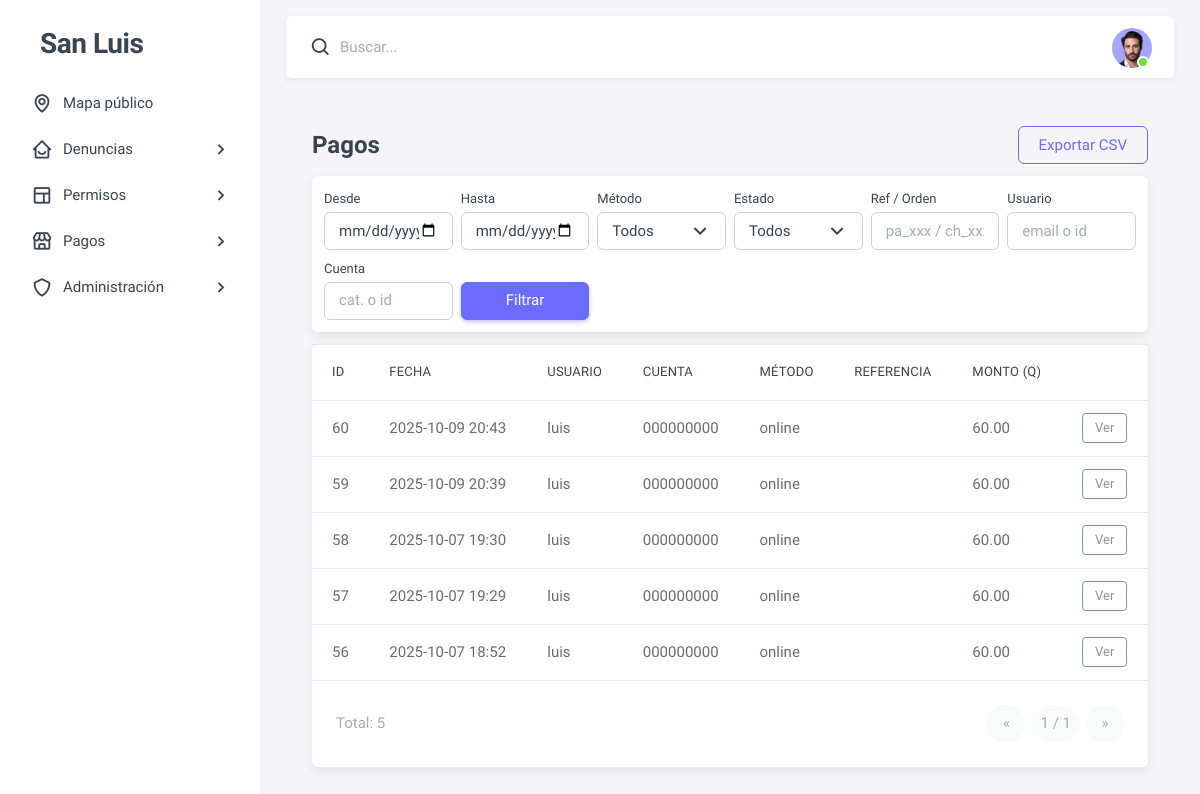
The app's page /admin-panel/pagos/ (signed in), older data.
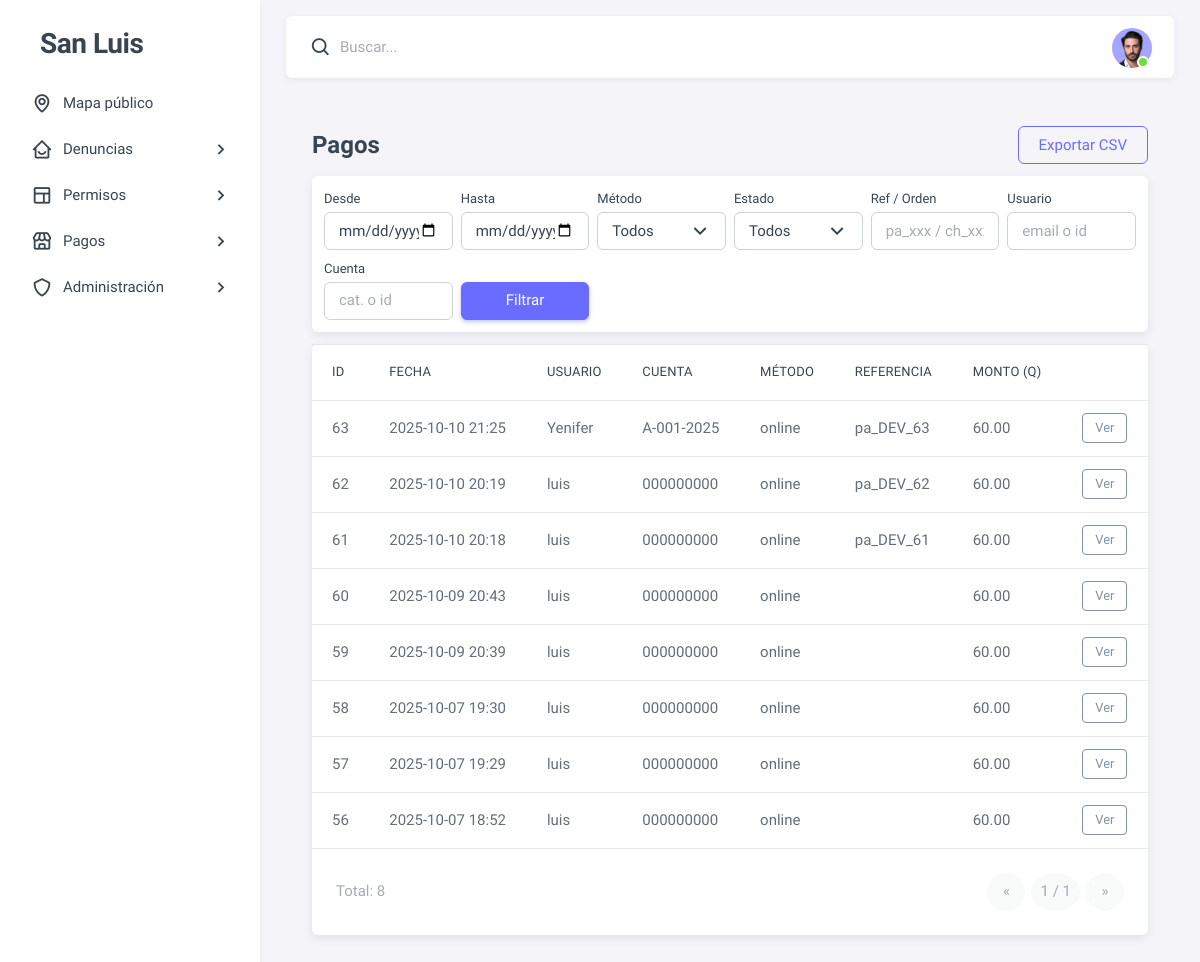
The same page, newer data.
### dashboard/models.py (models this page shows, shortened)
class Pago(models.Model):
    METODOS = [('caja','Caja'),('transferencia','Transferencia'),('tarjeta','Tarjeta'),('online','Online')]
    cuenta = models.ForeignKey(CuentaServicio, on_delete=models.PROTECT, related_name='pagos')
    fecha = models.DateTimeField(auto_now_add=True)
    metodo = models.CharField(max_length=20, choices=METODOS)
    referencia = models.CharField(max_length=100, blank=True, default='')
    monto = models.DecimalField(max_digits=10, decimal_places=2)
    usuario_registra = models.ForeignKey(settings.AUTH_USER_MODEL, null=True, blank=True, on_delete=models.SET_NULL)
    observaciones = models.TextField(blank=True, default='')

class CuentaServicio(models.Model):
    usuario = models.ForeignKey(settings.AUTH_USER_MODEL, null=True, blank=True, on_delete=models.SET_NULL)
    titular = models.CharField(max_length=120)
    nit = models.CharField(max_length=20, blank=True, default='')
    codigo_catastral = models.CharField(max_length=50, blank=True, default='')
    ubicacion = models.ForeignKey('Ubicacion', null=True, blank=True, on_delete=models.SET_NULL)
    activa = models.BooleanField(default=True)
    class Meta:
        indexes = [
            models.Index(fields=['usuario']),
            models.Index(fields=['activa']),
        ]

class Usuario(AbstractBaseUser, PermissionsMixin):
    TIPO_USUARIO_CHOICES = [
        ('ciudadano', 'Ciudadano'),
        ('administrador', 'Administrador'),
    ]
    nombre = models.CharField(max_length=100)
    apellido = models.CharField(max_length=100)
    correo = models.EmailField(unique=True, max_length=150)
    telefono = models.CharField(max_length=20, blank=True, null=True)
    es_activo = models.BooleanField(default=False)
    token_activacion = models.UUIDField(default=uuid.uuid4, editable=False)
    token_creado_en = models.DateTimeField(default=timezone.now)  # Fecha para validar 24h
    tipo_usuario = models.CharField(max_length=20, choices=TIPO_USUARIO_CHOICES, default='ciudadano')
    creado_en = models.DateTimeField(auto_now_add=True)
    is_staff = models.BooleanField(default=False)
    USERNAME_FIELD = 'correo'
    REQUIRED_FIELDS = ['nombre', 'apellido', 'telefono']
    objects = UsuarioManager()

### dashboard/views/payments.py (the view, shortened to what this page needs)
# urls.py: path("admin-panel/pagos/", pay_views.admin_pagos, name="admin_pagos"),
@staff_member_required
def admin_pagos(request):
    qs = (Pago.objects
          .select_related("cuenta", "cuenta__usuario")
          .order_by("-id"))
    f_ini = request.GET.get("f_ini")
    f_fin = request.GET.get("f_fin")
    metodo = request.GET.get("metodo")
    estado = request.GET.get("estado")  # estado de TransaccionOnline: success/failed/pending
    ref_q = request.GET.get("ref")      # referencia/orden
    usuario_q = request.GET.get("usuario")  # email o id
    cuenta_q = request.GET.get("cuenta")    # código catastral o id
    fecha_field = "fecha" if hasattr(Pago, "fecha") else "creado_en"
    if f_ini:
        d = parse_date(f_ini)
        if d: qs = qs.filter(**{f"{fecha_field}__date__gte": d})
    if f_fin:
        d = parse_date(f_fin)
        if d: qs = qs.filter(**{f"{fecha_field}__date__lte": d})
    if metodo:
        qs = qs.filter(metodo__iexact=metodo)
    if usuario_q:
        qs = qs.filter(
            Q(cuenta__usuario__email__icontains=usuario_q) |
            Q(cuenta__usuario__id__iexact=usuario_q)
        )
    if cuenta_q:
        qs = qs.filter(
            Q(cuenta__codigo_catastral__icontains=cuenta_q) |
            Q(cuenta__id__iexact=cuenta_q)
        )
    if estado in {"success", "failed", "pending"}:
        ids_estado = (TransaccionOnline.objects
                      .filter(estado=estado)
                      .values_list("pago_id", flat=True)
                      .distinct())
        qs = qs.filter(id__in=ids_estado)
    paginator = Paginator(qs, 25)
    page = request.GET.get("page")
    pagos = paginator.get_page(page)
    for p in pagos:
        setattr(p, "fecha_val", getattr(p, fecha_field, None))
    metodos = (Pago.objects.order_by().values_list("metodo", flat=True).distinct())
    ctx = {
        "pagos": pagos,
        "metodos": [m for m in metodos if m],
        "f_ini": f_ini or "",
        "f_fin": f_fin or "",
        "metodo_sel": metodo or "",
        "estado_sel": estado or "",
        "ref": ref_q or "",
        "usuario_q": usuario_q or "",
        "cuenta_q": cuenta_q or "",
        "fecha_field": fecha_field,
    }
    return render(request, "admin_panel/list.html", ctx)

### dashboard/templates/admin_panel/list.html (shortened to what this page needs)
{% extends "base.html" %}
{% load static %}
{% block content %}
<div class="container-xxl container-p-y">
  <div class="d-flex justify-content-between align-items-center mb-3">
    <h4 class="fw-bold mb-0">Pagos</h4>
    <a class="btn btn-outline-primary"
    href="{% url 'admin_pagos_export_csv' %}?{{ request.GET.urlencode }}">
    Exportar CSV
    </a>
  </div>
  <form class="card p-3 mb-3" method="get">
    <div class="row g-2">
      <div class="col-6 col-md-2">
        <label class="form-label">Desde</label>
        <input type="date" class="form-control" name="f_ini" value="{{ f_ini }}">
      </div>
      <div class="col-6 col-md-2">
        <label class="form-label">Hasta</label>
        <input type="date" class="form-control" name="f_fin" value="{{ f_fin }}">
      </div>
      <div class="col-6 col-md-2">
        <label class="form-label">Método</label>
        <select class="form-select" name="metodo">
          <option value="">Todos</option>
        </select>
      </div>
      <div class="col-6 col-md-2">
        <label class="form-label">Estado</label>
        <select class="form-select" name="estado">
          <option value="">Todos</option>
        </select>
      </div>
      <div class="col-6 col-md-2">
        <label class="form-label">Ref / Orden</label>
        <input type="text" class="form-control" name="ref" value="{{ ref }}" placeholder="pa_xxx / ch_xxx">
      </div>
      <div class="col-6 col-md-2">
        <label class="form-label">Usuario</label>
        <input type="text" class="form-control" name="usuario" value="{{ usuario_q }}" placeholder="email o id">
      </div>
      <div class="col-6 col-md-2">
        <label class="form-label">Cuenta</label>
        <input type="text" class="form-control" name="cuenta" value="{{ cuenta_q }}" placeholder="cat. o id">
      </div>
      <div class="col-12 col-md-2 d-flex align-items-end">
        <button class="btn btn-primary w-100" type="submit">Filtrar</button>
      </div>
    </div>
  </form>
  <div class="card">
    <div class="table-responsive">
      <table class="table table-hover mb-0">
        <thead>
          <tr>
            <th>ID</th>
            <th>{{ fecha_field|title }}</th>
            <th>Usuario</th>
            <th>Cuenta</th>
            <th>Método</th>
            <th>Referencia</th>
            <th>Monto (Q)</th>
            <th></th>
          </tr>
        </thead>
        <tbody>
          {% for p in pagos %}
          <tr>
            <td>{{ p.id }}</td>
            <td>{{ p.fecha_val|date:"Y-m-d H:i" }}</td>
            <td>{{ p.cuenta.usuario.nombre }}</td>
            <td>{{ p.cuenta.codigo_catastral|default:p.cuenta.id }}</td>
            <td>{{ p.metodo }}</td>
            <td>{{ p.referencia }}</td>
            <td>{{ p.monto }}</td>
            <td><a class="btn btn-sm btn-outline-secondary" href="{% url 'admin_pago_detalle' p.id %}">Ver</a></td>
          </tr>
          {% empty %}
          <tr><td colspan="8" class="text-center text-muted py-4">Sin resultados</td></tr>
          {% endfor %}
        </tbody>
      </table>
    </div>
    <div class="card-footer d-flex justify-content-between align-items-center">
      <div class="text-muted">Total: {{ pagos.paginator.count }}</div>
      <nav>
        <ul class="pagination mb-0">
          {% if pagos.has_previous %}
            <li class="page-item"><a class="page-link" href="?page={{ pagos.previous_page_number }}&{{ request.GET.urlencode }}">«</a></li>
          {% else %}
            <li class="page-item disabled"><span class="page-link">«</span></li>
          {% endif %}
          <li class="page-item disabled"><span class="page-link">{{ pagos.number }} / {{ pagos.paginator.num_pages }}</span></li>
          {% if pagos.has_next %}
            <li class="page-item"><a class="page-link" href="?page={{ pagos.next_page_number }}&{{ request.GET.urlencode }}">»</a></li>
          {% else %}
            <li class="page-item disabled"><span class="page-link">»</span></li>
          {% endif %}
        </ul>
      </nav>
    </div>
  </div>
</div>
{% endblock %}

Row changes from the older to the newer data that the page shows:
added Pago: id "63", fecha_val "2025-10-10 21:25", cuenta.usuario.nombre "Yenifer", cuenta.codigo_catastral "A-001-2025", metodo "online", referencia "pa_DEV_63", monto "60.00"
added Pago: id "62", fecha_val "2025-10-10 20:19", cuenta.usuario.nombre "luis", cuenta.codigo_catastral "000000000", metodo "online", referencia "pa_DEV_62", monto "60.00"
added Pago: id "61", fecha_val "2025-10-10 20:18", cuenta.usuario.nombre "luis", cuenta.codigo_catastral "000000000", metodo "online", referencia "pa_DEV_61", monto "60.00"
Text that changed along with them:
{{ pagos.paginator.count }}: "5" → "8"
